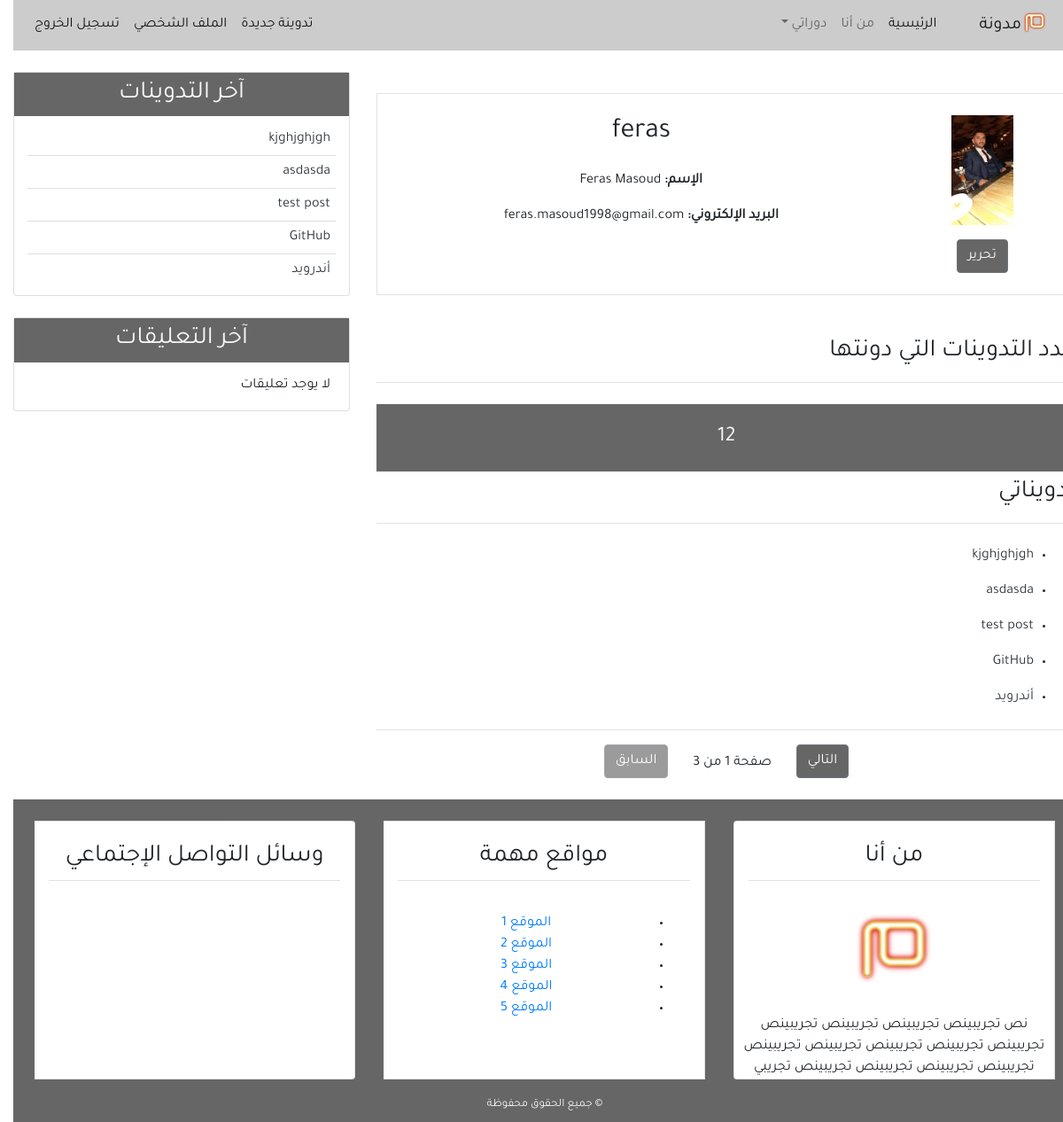
The app's page /profile/ (signed in), older data.
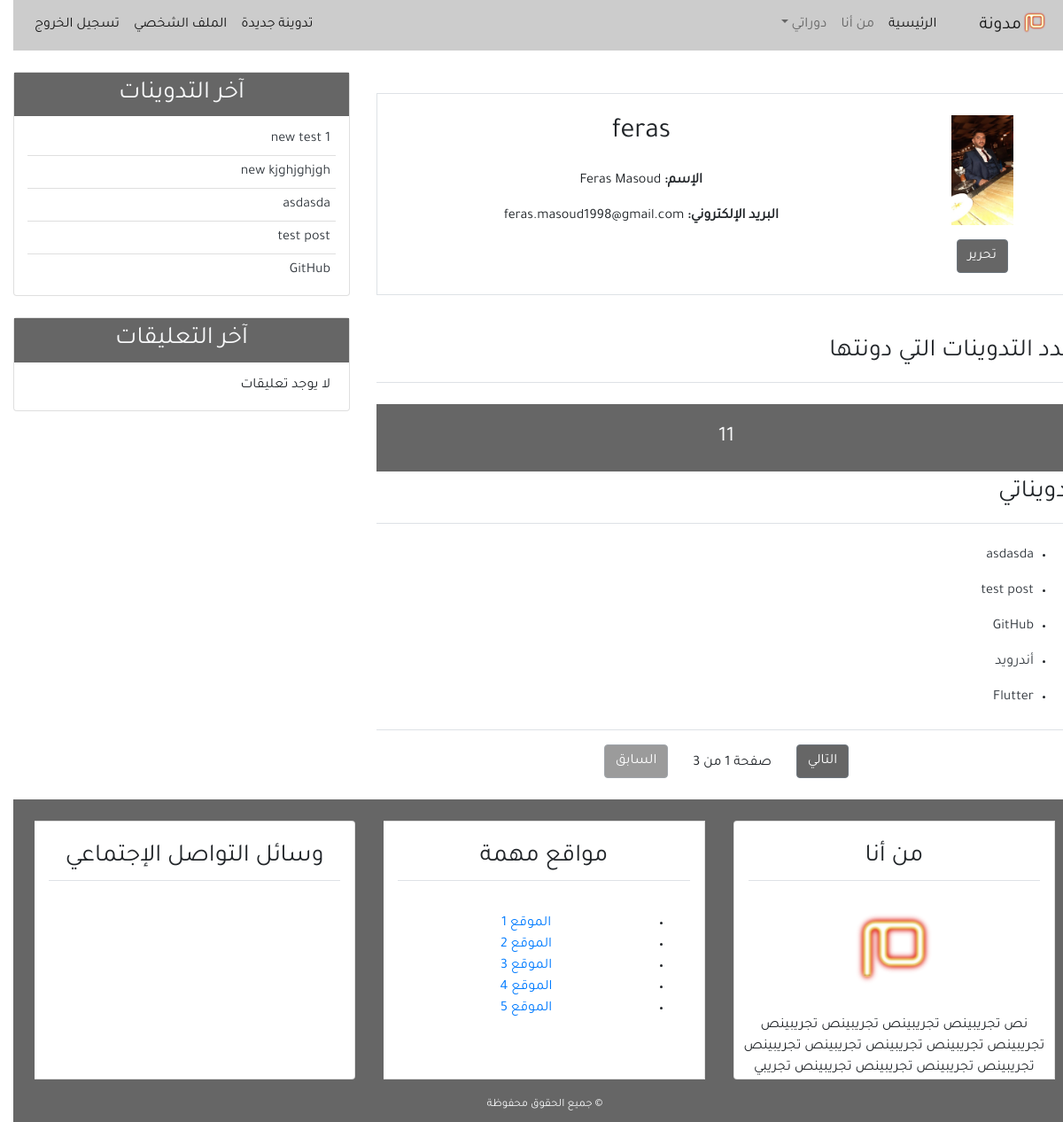
The same page, newer data.
### blog/models.py (models this page shows, shortened)
class Post(models.Model):
    title = models.CharField(max_length=100)
    content = models.TextField()
    post_date = models.DateTimeField(default=timezone.now)
    post_update = models.DateTimeField(auto_now=True)
    author = models.ForeignKey(User, on_delete=models.CASCADE)
    class Meta:
        ordering = ('-post_date', )

### user/views.py (the view)
# urls.py: path('profile/', views.profile, name='profile'),
@login_required(login_url='login')
def profile(request):
    posts = Post.objects.filter(author=request.user)
    post_list = Post.objects.filter(author=request.user)
    paginator = Paginator(posts, 5)
    page = request.GET.get('page')
    try:
        post_list = paginator.page(page)
    except PageNotAnInteger:
        post_list = paginator.page(1)
    except EmptyPage:
        post_list = paginator.page(paginator.num_page)
    context = {
        'title': 'الملف الشخصي',
        'posts': posts,
        'page': page,
        'post_list': post_list,
    }
    return render(request, 'user/profile.html', context)

### blog/templatetags/post_tag.py (called while the page is built)
@register.inclusion_tag('blog/latest_posts.html')
def latest_posts():
    context = {
        'l_posts': Post.objects.all()[0:5]
    }
    return context

@register.inclusion_tag('blog/latest_comment.html')
def latest_comments():
    context = {
        'l_comments': Comment.objects.filter(active=True)[:5]
    }
    return context

### user/templates/user/profile.html (shortened to what this page needs)
{% extends 'blog/base.html' %}
{% block content %}
{% load crispy_forms_tags %}
<div class="border p-4 mb-5 mt-4">
    <div class="row">
        <div class="col-md-3 text-center">
            <img class="ing-fluid" width="70px" src="{{ user.profile.image.url }}" alt="{{ user.username }}">
            <div class="mt-3">
                <a class="btn btn-secondary bg-secondary" href="{% url 'profile_update' %}"> تحرير</a>
            </div>
        </div>
        <div class="col-md-9 text-center">
            <h2 class="mb-4">{{user.username}}</h2>
            <p class="font-weight-bold">الإسم: <span class="font-weight-normal">{{user.first_name}} {{user.last_name}}</span></p>
            <p class="font-weight-bold">البريد الإلكتروني: <span class="font-weight-normal">{{user.email}}</span></p>
        </div>
    </div>
</div>
<div class="row">
    <div class="col-md">
        <h3 class="border-bottom pb-3 mb-4">عدد التدوينات التي دونتها</h3>
        <h4 class="bg-secondary text-center p-4 text-light">{{posts.count}}</h4>
    </div>
</div>
<h3 class="border-bottom pb-3 mb-4">تدويناتي</h3>
{% for post in post_list %}
<ul class="pr-5">
    <li><a class="text-dark" href="{% url 'detail' post.pk %}">{{post.title}}</a></li>
</ul>
{% empty %}
<h4 class="text-center mb-5">لا يوجد تدوينات</h4>
{% endfor %}
{% include 'blog/pagination.html' with page=post_list %}
{% endblock content %}

### blog/templates/blog/latest_posts.html
<ul class="list-group-flush latest-post">
    {% for post in l_posts %}
        <li class="list-group-item latest-post-item">
            <a href="{% url 'detail' post.pk %}" class="text-dark">
                {% if post.title|length > 40 %}
                    {{post.title|slice:'40'}} ..
                {% else %}
                    {{post.title}}
                {% endif %}
            </a>
        </li>
    {% endfor %}
</ul>

Row changes from the older to the newer data that the page shows:
no longer on one of the page's lists (row unchanged): Post: title "أندرويد"
no longer on one of the page's lists (row edited): Post: title "kjghjghjgh"
now on this page (row unchanged): Post: title "Flutter", shown under "تدويناتي"
added Post: title "new test 1", shown under "آخر التدوينات"
changed Post: title "kjghjghjgh" → "new kjghjghjgh"
Text that changed along with them:
{{ posts.count }}: "12" → "11"
